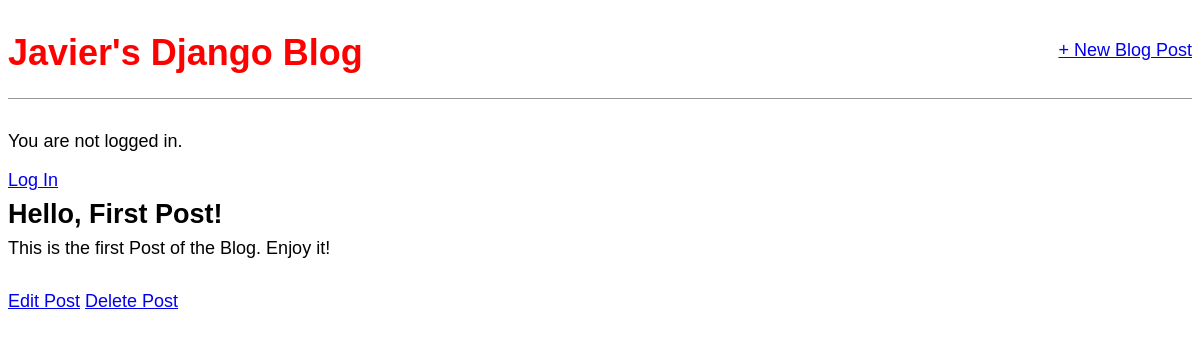
/post/1/, run on an earlier commit of the app's database.
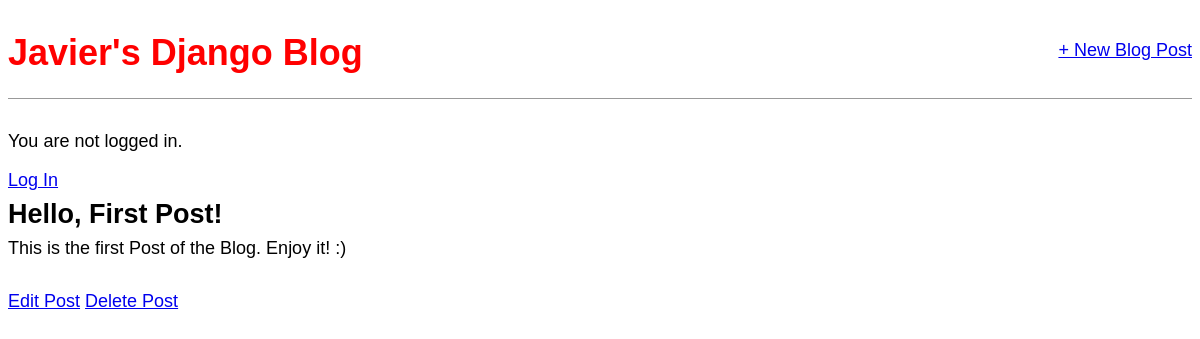
And on a later commit of the database.
### blog/models.py (models this page shows, shortened)
class Post(models.Model):
    title = models.CharField(max_length=200)
    author = models.ForeignKey(User, on_delete=models.CASCADE)
    body = models.TextField()

### blog/views.py (the view)
# urls.py: path('post/<int:pk>/', BlogDetailView.as_view(), name='post_detail'),
class BlogDetailView(DetailView):
    model = Post
    template_name = 'post_detail.html'  # The name of the template that is on urls file

### templates/post_detail.html
{% extends 'base.html' %}
{% block content %}
    <div class="post-entry">
        <h2>{{ post.title }}</h2>
        <p>{{ post.body }}</p>
    </div>
    <a href="{% url 'post_edit' post.pk %}">Edit Post</a>
    <a href="{% url 'post_delete' post.pk %}">Delete Post</a>
{% endblock content %}

What changed in the data, as far as the page shows it:
changed Post "Hello, First Post!": body "This is the first Post of the Blog. Enjoy it!" → "This is the first Post of the Blog. Enjoy it! :)"
